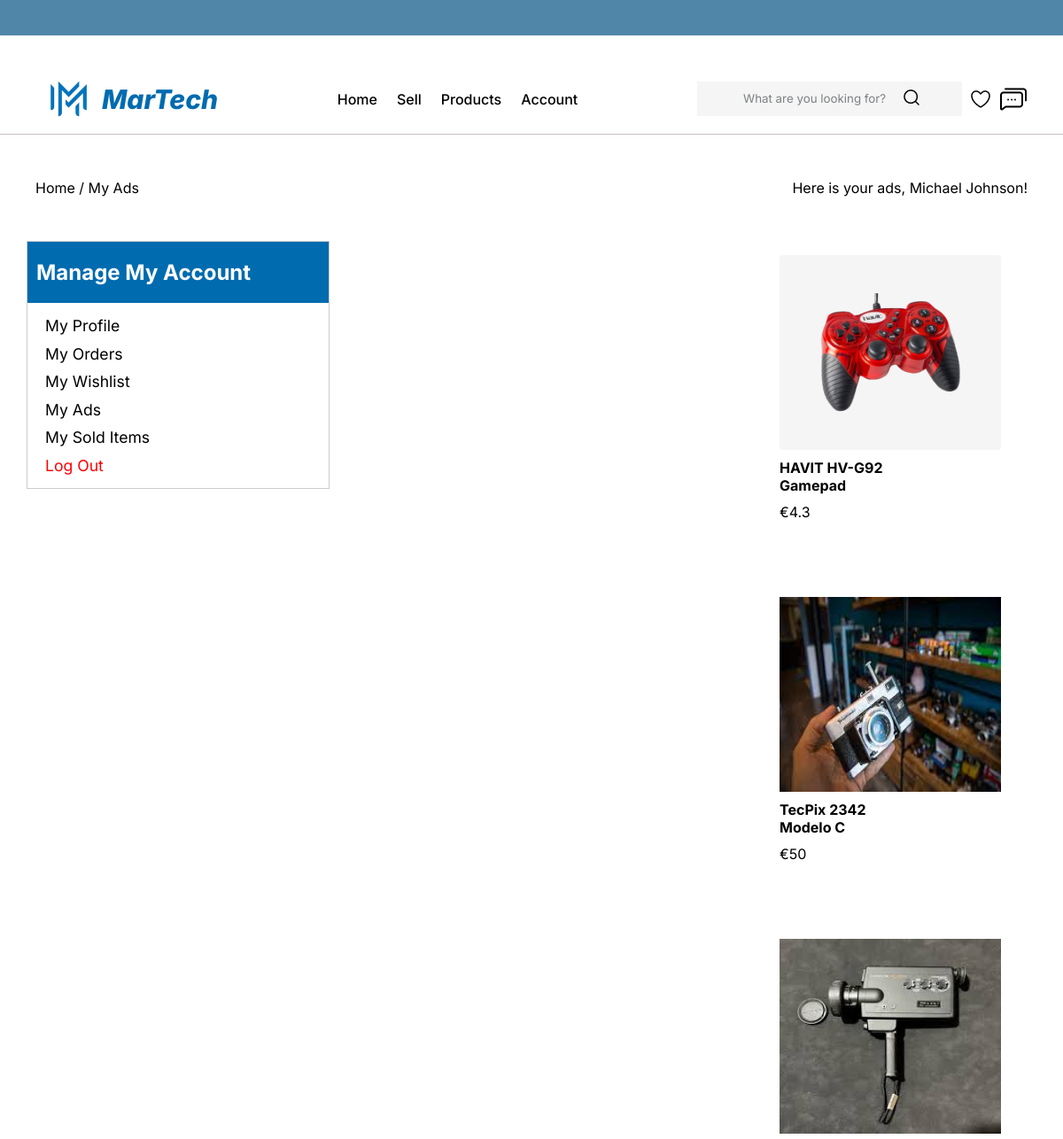
Page /pages/myads.php (signed in, upper part) on the earlier database version.
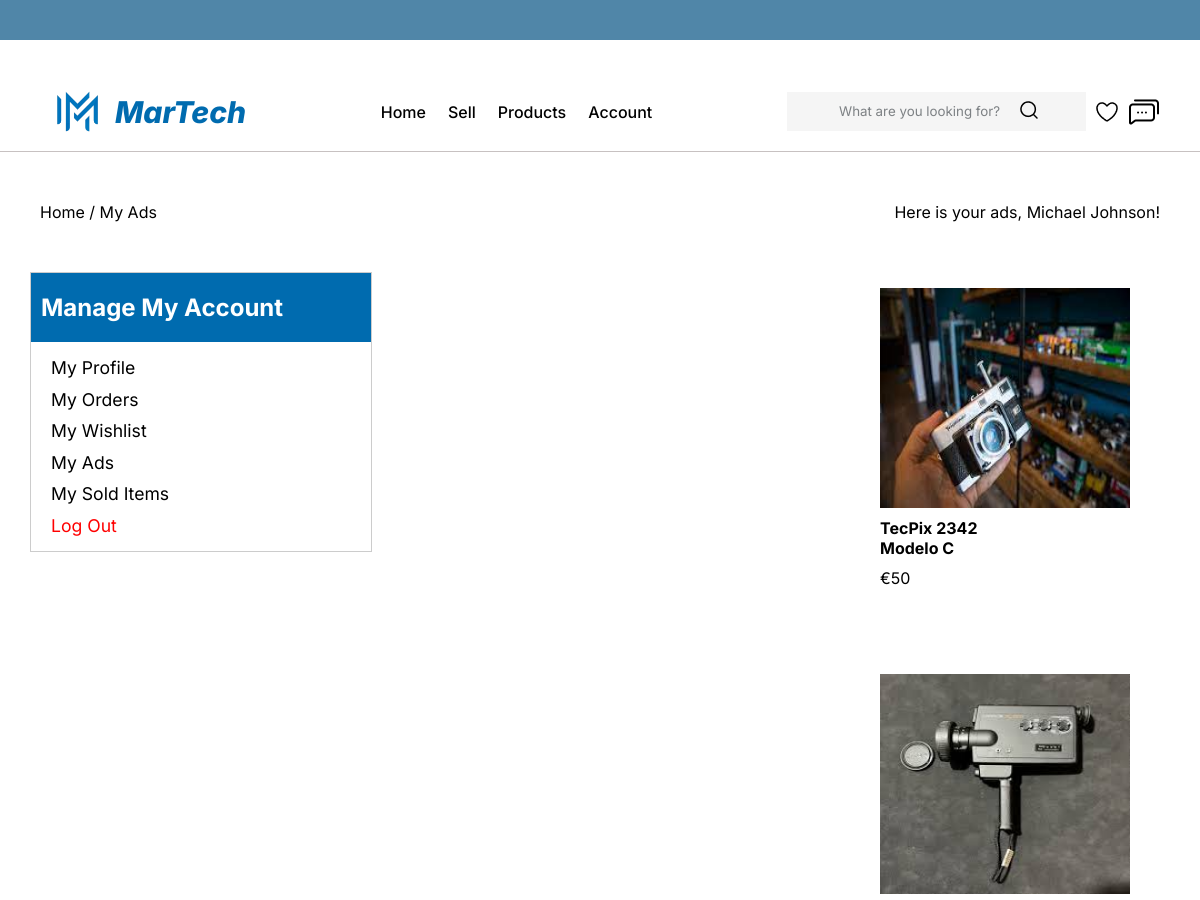
Same page on the later database version.
### tables this page shows
CREATE TABLE ITEMS(
id INT PRIMARY KEY NOT NULL,
name TEXT NOT NULL,
description TEXT NOT NULL,
price DECIMAL(10, 2) NOT NULL,
old_price DECIMAL(10, 2),
category TEXT NOT NULL,
condition TEXT NOT NULL,
location TEXT NOT NULL,
main_image TEXT NOT NULL,
published_time TIMESTAMP DEFAULT CURRENT_TIMESTAMP,
seller_id INT NOT NULL,
FOREIGN KEY (seller_id) REFERENCES USERS(id)
);

### utils/session.php (called while the page is built, shortened)
<?php
  class Session {
    public function getId() : ?int {
      return isset($_SESSION['id']) ? $_SESSION['id'] : null;
    }
    static function getName() : ?string {
      return isset($_SESSION['name']) ? $_SESSION['name'] : 'null';
    }
  }
?>

### data/item.php (called while the page is built, shortened)
<?php
class Item {
    static function findMyItems($seller_id, $db) {
        $query = 'SELECT * FROM Items WHERE seller_id = ?';
        $stmt = $db->prepare($query);
        $stmt->execute(array($seller_id));
        $items = $stmt->fetchAll();
        return $items;
    }
}
?>

### templates/ads_tpl.php (the view, shortened to what this page needs)
<?php
require_once(__DIR__ .'/../utils/session.php');
function drawMyAds(){
    require_once(__DIR__ .'/../data/item.php');
    require_once(__DIR__ .'/../templates/common_tpl.php');
    $session = new Session();
    $seller_id = $session->getId();
    $db = getDatabaseConnection();
    $ads = Item::findMyItems($seller_id, $db);
?>
    <section class="ad_header">
      <div class= "ad_header_container">
        <p>Home / My Ads</p>
        <p>Here is your ads, <?php echo
        $session->getName();
        ?>!</p>
      </div>
    </section>
    <section class="account">
      <section class="ads">
      <?php if(!$ads){
            echo '<p>No ads yet.</p>';
        ?>
        <?php
        }
        else {
            foreach ($ads as $ad){
                $name = $ad['name'];
                $price = $ad['price'];
                $img = $ad['main_image'];
        ?>
        <div class="card">
          <div class="card_top">
          <img src="<?php echo $img;?>" alt="" class="card_img" />
          </div>
          <div class="card_body">
            <h3 class="card_title"><?php echo $name;?></h3>
            <p class="card_price">€<?php echo $price;?></p>
          </div>
        </div>
      <?php
            }
          }
        ?>
        </section>
    </section>
<?php
}?>

Differences in the rows shown:
removed items: main_image (picture), name "HAVIT HV-G92 Gamepad", price "4.3"
